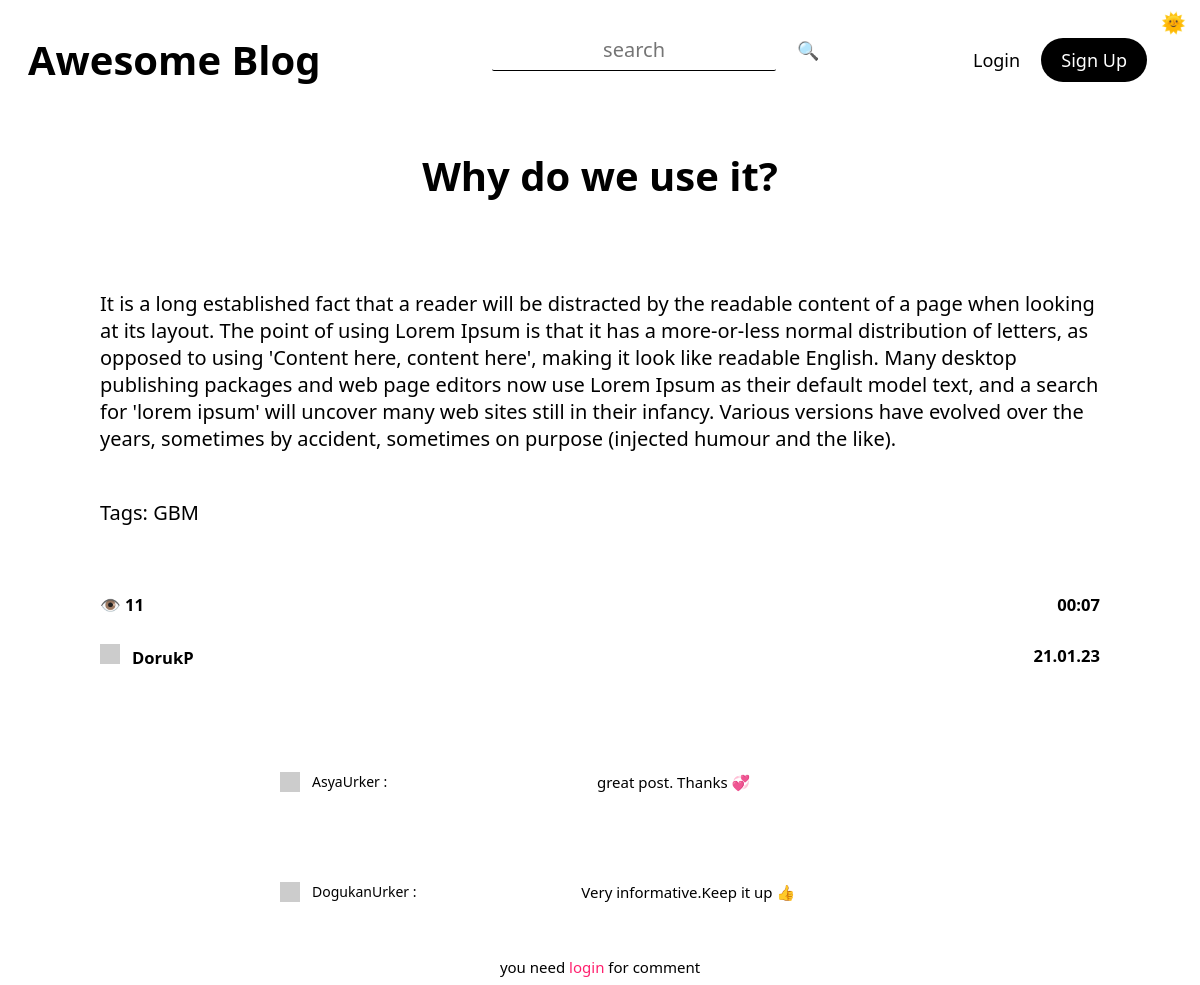
Screenshot of /post/3 with the database file from the repository.
### tables this page shows
CREATE TABLE "posts" (
	"id"	INTEGER NOT NULL UNIQUE,
	"title"	TEXT NOT NULL,
	"tags"	TEXT,
	"content"	TEXT NOT NULL,
	"author"	TEXT NOT NULL,
	"date"	TEXT NOT NULL,
	"time"	TEXT NOT NULL,
	"views"	TEXT,
	"lastEditDate"	TEXT,
	"lastEditTime"	TEXT,
	PRIMARY KEY("id" AUTOINCREMENT)
);

### routes/post.py (the view)
@postBlueprint.route("/post/<int:postID>", methods=["GET", "POST"])
def post(postID):
    form = commentForm(request.form)
    connection = sqlite3.connect("db/posts.db")
    cursor = connection.cursor()
    cursor.execute(f"select id from posts")
    posts = str(cursor.fetchall())
    match str(postID) in posts:
        case True:
            message("2", f'POST: "{postID}" FOUND')
            connection = sqlite3.connect("db/posts.db")
            cursor = connection.cursor()
            cursor.execute(f'select * from posts where id = "{postID}"')
            post = cursor.fetchone()
            cursor.execute(f'update posts set views = views+1 where id = "{postID}"')
            connection.commit()
            if request.method == "POST":
                comment = request.form["comment"]
                connection = sqlite3.connect("db/comments.db")
                cursor = connection.cursor()
                cursor.execute(
                    "insert into comments(post,comment,user,date,time) \
                    values(?, ?, ?, ?, ?)",
                    (
                        postID,
                        comment,
                        session["userName"],
                        currentDate(),
                        currentTime(),
                    ),
                )
                connection.commit()
                addPoints(5, session["userName"])
                flash("You earned 5 points by commenting ", "success")
                return redirect(f"/post/{postID}")
            connection = sqlite3.connect("db/comments.db")
            cursor = connection.cursor()
            cursor.execute(f'select * from comments where post = "{postID}"')
            comments = cursor.fetchall()
            return render_template(
                "post.html",
                id=post[0],
                title=post[1],
                tags=post[2],
                content=post[3],
                author=post[4],
                views=post[7],
                date=post[5],
                time=post[6],
                form=form,
                comments=comments,
            )
        case False:
            message("1", "404")
            return render_template("404.html")

### forms.py
class commentForm(Form):
    comment = TextAreaField(
        "Comment",
        [validators.Length(min=20, max=500), validators.InputRequired()],
        render_kw={"placeholder": "leave a comment"},
    )

### app.py (called while the page is built)
@app.context_processor
def utility_processor():
    getProfilePicture
    return dict(getProfilePicture=getProfilePicture)

### helpers.py (called while the page is built)
def currentDate():
    return datetime.now().strftime("%d.%m.%y")

def currentTime(seconds=False):
    match seconds:
        case False:
            return datetime.now().strftime("%H:%M")
        case True:
            return datetime.now().strftime("%H:%M:%S")

def message(color, message):
    print(
        f"\n\033[94m[{currentDate()}\033[0m"
        f"\033[95m {currentTime(True)}]\033[0m"
        f"\033[9{color}m {message}\033[0m\n"
    )
    logFile = open("log.log", "a")
    logFile.write(f"[{currentDate()}" f"|{currentTime(True)}]" f" {message}\n")
    logFile.close()

def getProfilePicture(userName):
    connection = sqlite3.connect("db/users.db")
    cursor = connection.cursor()
    cursor.execute(
        f'select profilePicture from users where lower(userName) = "{userName.lower()}"'
    )
    return cursor.fetchone()[0]

### templates/post.html (shortened to what this page needs)
{% extends 'layout.html'%} {%block head%}
<link
  rel="stylesheet"
  href="{{ url_for('static', filename='css/post.css') }}"
/>
{% endblock head %} {%block body%}
<div class="post centeredHorizontally">
  <h1 class="title">{{title}}</h1>
  <p class="content">
    {{content|safe}} <br />
    Tags: {{tags.replace(",",", ")}}
  </p>
  <div class="bottomBar">
    <div>
      <h5>👁️ {{views}}</h5>
      <a href="/user/{{author|lower}}">
        <h5 class="author">
          <img
            class="profilePicture"
            src="{{ getProfilePicture(author) }}"
          />{{author}}
        </h5></a
      >
    </div>
    <div class="dateTime">
      <h5>{{time}}</h5>
      <h5 class="date">{{date}}</h5>
    </div>
  </div>
   {% for comment in comments %}
  <div class="comments">
    <img class="profilePicture" src="{{ getProfilePicture(comment[3]) }}" />
    <section class="commentUserNameContainer">
      <a href="/user/{{comment[3]|lower}}" class="commentUserName"
        >{{comment[3]}} :</a
      >
    </section>
    <p class="centeredHorizontally">{{comment[2]}}</p>
     {% endfor %}
  </div>
  <form method="post" class="commentForm">
    {% if session["userName"] %} {{form.comment(class_="comment")}}
    <button type="submit" class="btnSubmit">comment</button>
    {% else %}
    <small
      >you need
      <a href="/login/redirect=&post&{{id}}" class="linkLogin">login</a> for
      comment</small
    >
    {% endif %}
  </form>
</div>
{% endblock body %}

### templates/layout.html (shortened to what this page needs)
<!DOCTYPE html>
<html lang="en">
  <head>
    <link
      rel="stylesheet"
      href="{{ url_for('static', filename='css/general.css') }}"
    />
    {% block head %} {% endblock head %}
  </head>
  <body>
    {% include 'changeTheme.html'%} {% include 'navbar.html'%} {% include
    'flash.html'%} {% block body %} {% endblock body %}
    <link
      rel="stylesheet"
      href="{{ url_for('static', filename='css/editor.css') }}"
    />
  </body>
</html>

### templates/changeTheme.html (shortened to what this page needs)
<link
  rel="stylesheet"
  href="{{ url_for('static', filename='css/changeTheme.css') }}"
/>
<section class="changeThemeContainer">
  <button class="changeTheme btn" onclick="toDark()">🌞</button>
</section>

### templates/navbar.html (shortened to what this page needs)
<link
  rel="stylesheet"
  href="{{ url_for('static', filename='css/navbar.css') }}"
/>
<div class="navbar">
  <a href="/"><h1 class="btn btnLink btnHome">Awesome Blog</h1></a>
  <div class="searchBar">
    <input
      type="text"
      id="searchInput"
      class="input"
      autocomplete="off"
      placeholder="search"
    /><button onclick="search()" class="btn">🔍</button>
  </div>
  <div class="btns">
    {% if session["userName"] %}
    <a href="/createpost">
      <button class="btn btnLink">New Post</button>
    </a>
    <a href="/user/{{session['userName'].lower()}}">
      <div class="btn btnPrimary user">
        <img
          class="profilePicture"
          src="{{ getProfilePicture(session['userName']) }}"
        />
        <button class="btn profileText">{{session["userName"]}}</button>
      </div>
    </a>
    <a href="/logout" title="logout">❌</a>
    {% elif hideLogin %}
    <a href="/signup"><button class="btn btnLink">Sign Up</button></a>
    {% elif hideSignUp %}
    <a href="/login/redirect=&"><button class="btn btnLink">Login</button></a>
    {%else%}
    <a href="/login/redirect=&"><button class="btn btnLink">Login</button></a>
    <a href="/signup"><button class="btn btnPrimary">Sign Up</button></a>
    {% endif %}
  </div>
</div>

### templates/flash.html (shortened to what this page needs)
<link
  rel="stylesheet"
  href="{{ url_for('static', filename='css/flash.css') }}"
/>

### static/css/general.css (style rules this page uses)
:root { --themePrimary: #000; --themeSecondary: #fff; --themeHelper: #303030; --primaryColor: #ff206e; --primaryHelper: #FF4F8C; }
* { font-family: system-ui, "Segoe UI", Roboto, Helvetica, Arial, sans-serif, "Apple Color Emoji", "Segoe UI Emoji", "Segoe UI Symbol"; color: var(--themePrimary); }
html { font-size: 125% !important; }
body { background-color: var(--themeSecondary); }
a { text-decoration: none; user-select: none; }
button { background-color: transparent; border: 0; }
.input { margin-bottom: 1rem; border: 0px; height: 2rem; width: 14rem; text-align: center; display: block; color: var(--themePrimary); background-color: transparent; font-size: 1rem; border-bottom: 1px solid var(--themePrimary); transition: 0.4s; border-radius: 0.1rem; }
.centeredHorizontally { margin-left: auto; margin-right: auto; }
.btn { height: fit-content; width: fit-content; border-radius: 2rem; border: 0px; transition: 0.25s; font-weight: 500; cursor: pointer; font-size: 0.9rem; text-align: center; margin: 0rem 0.25rem; }
.btnPrimary { padding: 0.5rem 1rem 0.5rem 1rem; color: var(--themeSecondary); background-color: var(--themePrimary); }
.btnLink { background-color: transparent; }

### static/css/post.css (style rules this page uses)
.post { display: flex; flex-direction: column; max-width: 50rem; margin-top: 1.5rem; }
.post h1 { text-align: center; }
.title { font-size: 2rem; }
.bottomBar { display: flex; align-items: stretch; justify-content: space-between; }
.linkLogin { color: var(--primaryColor); transition: 0.25s; }
small { font-size: 0.75rem; }
.commentForm { margin: 2rem auto 0 auto; display: flex; justify-content: space-between; width: fit-content; border: 1px solid var(--primaryColor); border-radius: 1rem; }
.comments { margin: 3rem auto 0 auto; width: 32rem; font-size: 0.75rem; display: flex; justify-content: space-between; flex-wrap: wrap; align-items: center; }
.commentUserNameContainer { font-size: 0.7rem; margin-right: 2rem; }
.profilePicture { margin-right: 0.6rem; }
.dateTime h5 { text-align: right; }

### static/css/changeTheme.css (style rules this page uses)
.changeThemeContainer { position: relative; user-select: none; }
.changeTheme { font-size: 1rem; position: absolute; top: 0px; right: 0px; margin: 0; }

### static/css/navbar.css (style rules this page uses)
.navbar { align-items: center; display: flex; width: 100%; justify-content: space-between; padding-top: 1rem; user-select: none; }
.btns { margin-right: 12rem; order: 5; }
.btnHome { margin-left: 12rem; order: 1; font-size: 2rem; font-weight: 550; }
.profilePicture { height: 1rem; width: 1rem; display: inline-block; }
#searchInput { display: inline-block; margin-right: 0.5rem; }
@media (min-width:968px) and (max-width:1280px) { .btnHome, .btns { margin-right: 2rem; } }
@media (min-width:968px) and (max-width:1280px) { .btnHome { margin-left: 1rem; } }

### templates/post.html (style rules this page uses)
.commentForm { border: none; }

### rows the page displays
posts: title "Why do we use it?", content "It is a long established fact that a reader will be distracted by the readable content of a page when looking at its layout. The point of using Lorem Ipsum is that it has a more-or-less normal distribution of letters, as opposed to using 'Content here, content here', making it look like readable English. Many desktop publishing packages and web page editors now use Lorem Ipsum as their default model text, and a search for 'lorem ipsum' will uncover many web sites still in their infancy. Various versions have evolved over the years, sometimes by accident, sometimes on purpose (injected humour and the like).", replace "GBM", views "11", author "DorukP", time "00:07", date "21.01.23"

### other values shown
{{ comment[3] }} "AsyaUrker" "DogukanUrker"
{{ comment[2] }} "great post. Thanks 💞" "Very informative.Keep it up 👍"
